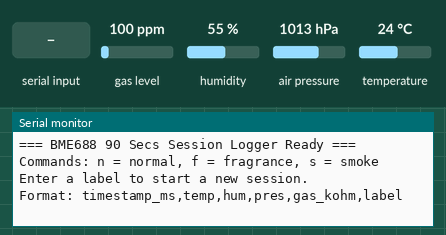
Bench run of a sketch on a simulated ESP32. Shown: the last lines printed to the serial monitor. The test bench sets the inputs (shaded band); at power-on: gas level 100 ppm, humidity 55 %, air pressure 1013 hPa, temperature 24 °C.

Above: at 1.2 s.
1.3 s: "n" received over Serial
At 2.0 s:
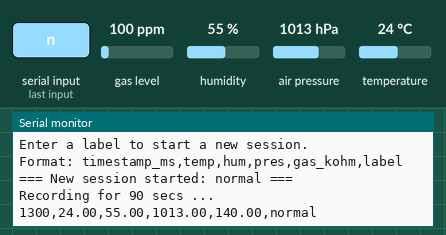
2.8 s: gas level set to 20 ppm
At 4.2 s:
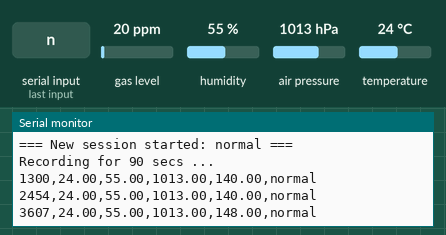
4.3 s: humidity set to 22 %
At 5.6 s:
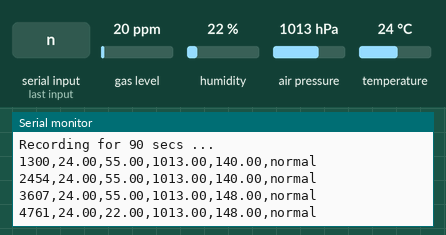
5.8 s: air pressure set to 952 hPa
At 7.0 s:
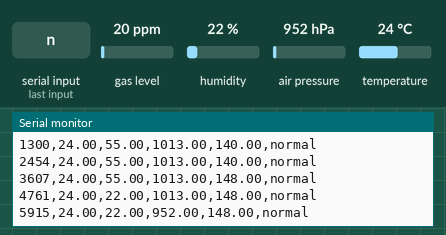
7.3 s: temperature set to 12 °C
At 7.3 s:
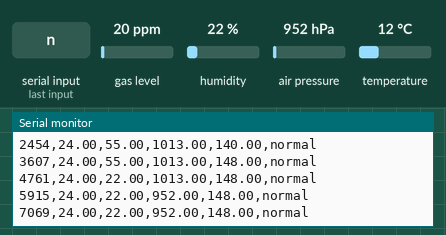
Timing chart, 0 to 9.8 s (numbered marks = the images above; inputs shaded):
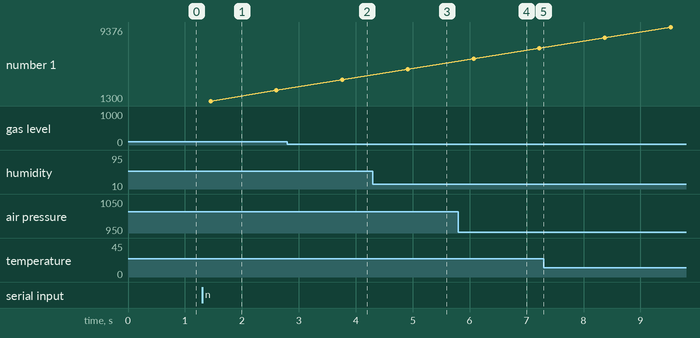

The sketch:

record_csv.ino
```cpp
#include <Wire.h>
#include <Adafruit_Sensor.h>
#include <Adafruit_BME680.h>

Adafruit_BME680 bme;

String currentLabel = "";
bool isRecording = false;
unsigned long sessionStart = 0;
const unsigned long SESSION_DURATION = 90000; // 1분 30초 (90,000ms)

void setup() {
  Serial.begin(115200);
  Wire.begin(21, 22);

  if (!bme.begin(0x76)) {
    Serial.println("Could not find BME688 sensor!");
    while (1);
  }

  bme.setTemperatureOversampling(BME680_OS_8X);
  bme.setHumidityOversampling(BME680_OS_8X);
  bme.setPressureOversampling(BME680_OS_8X);
  bme.setGasHeater(320, 150);

  Serial.println("=== BME688 90 Secs Session Logger Ready ===");
  Serial.println("Commands: n = normal, f = fragrance, s = smoke");
  Serial.println("Enter a label to start a new session.");
  Serial.println("Format: timestamp_ms,temp,hum,pres,gas_kohm,label");
}

void loop() {
  // --- 라벨 입력 처리 ---
  if (!isRecording && Serial.available()) {
    char cmd = Serial.read();
    if (cmd == 'n') currentLabel = "normal";
    if (cmd == 'f') currentLabel = "fragrance";
    if (cmd == 's') currentLabel = "smoke";

    if (currentLabel != "") {
      Serial.print("\n=== New session started: ");
      Serial.print(currentLabel);
      Serial.println(" ===");
      Serial.println("Recording for 90 secs ...");
      sessionStart = millis();
      isRecording = true;
    }
  }

  // --- 세션이 진행 중일 때 ---
  if (isRecording) {
    unsigned long now = millis();

    // 1분 지나면 세션 종료
    if (now - sessionStart >= SESSION_DURATION) {
      Serial.println("\n=== Session finished. Enter n/f/s to start next session. ===");
      isRecording = false;
      currentLabel = "";
      return;
    }

    // 센서 읽기
    if (bme.performReading()) {
      Serial.print(now);
      Serial.print(",");
      Serial.print(bme.temperature);
      Serial.print(",");
      Serial.print(bme.humidity);
      Serial.print(",");
      Serial.print(bme.pressure / 100.0);
      Serial.print(",");
      Serial.print(bme.gas_resistance / 1000.0);
      Serial.print(",");
      Serial.println(currentLabel);
    }

    delay(1000); // 1초 간격으로 기록
  }
}
```

Measured:
- after the input at 1.3 s, the serial monitor: prints a new line at once (image 1)
- after the input at 2.8 s, the serial monitor: prints a new line after 0.96 s (image 2)
- after the input at 4.3 s, the serial monitor: prints a new line after 0.62 s (image 3)
- after the input at 5.8 s, the serial monitor: prints a new line after 0.27 s (image 4)
